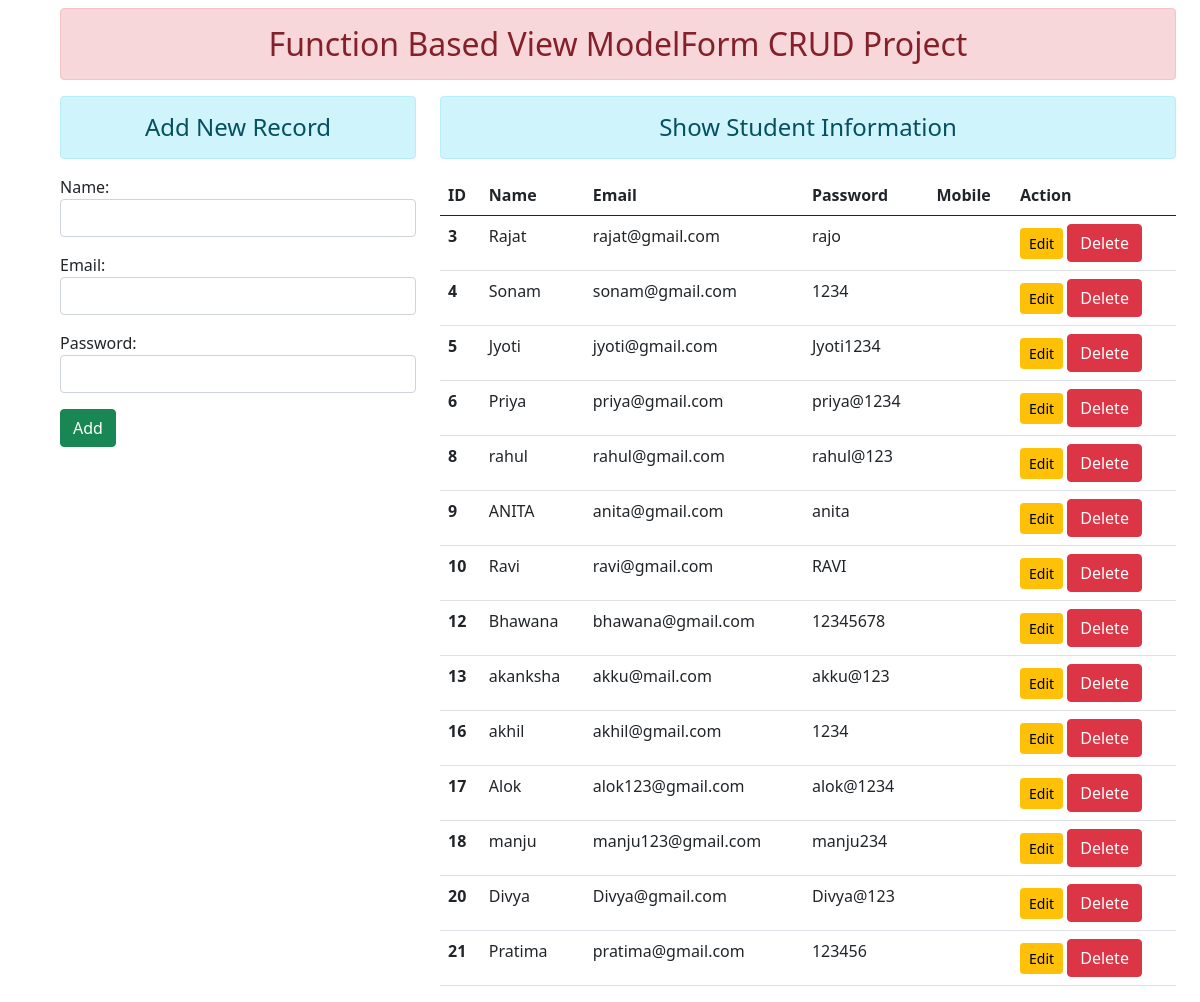
The page / on the database its author committed.
### crud/models.py (models this page shows)
class User(models.Model):
    name= models.CharField(max_length=70)
    email= models.EmailField(max_length=100)
    password= models.CharField(max_length=100)

### crud/views.py (the view)
# urls.py: path('', views.add_show, name="add"),
def add_show(request):
        fm=StudentRegistration(request.POST)
        if fm.is_valid():
            nm=fm.cleaned_data['name']
            em=fm.cleaned_data['email']
            pw=fm.cleaned_data['password']
            reg = User(name=nm, email=em, password=pw,)
            reg.save()
            fm=StudentRegistration()
        else:
            fm=StudentRegistration()
        stud=User.objects.all()
        return render(request, 'add.html', {'form':fm, 'stu':stud})

### crud/forms.py
class StudentRegistration(forms.ModelForm):
    class Meta:
        model=User
        fields= ['name', 'email', 'password',]
        widgets={
            'name':forms.TextInput(attrs={'class':'form-control'}),
            'email':forms.EmailInput(attrs={'class':'form-control'}),
            'password':forms.PasswordInput(render_value=True, attrs={'class':'form-control'}),
        }

### template/add.html (shortened to what this page needs)
{% extends 'home.html' %}
{% block content %}
    <div class="row">
        <div class="col-sm-4">
            <h4 class="text-center alert alert-info">
                Add New Record
            </h4>
            <form action ="" method="POST">
                {{form.as_p}}
                <input type="submit" class="btn btn-success" value="Add">
            </form>
        </div>
        <div class="col-sm-8">
            <h4 class="text-center alert alert-info">
                Show Student Information
            </h4>
            {% if stu %}
            <div class="table-responsive">
            <table class="table table-hover">
                <thead>
                  <tr>
                    <th scope="col">ID</th>
                    <th scope="col">Name</th>
                    <th scope="col">Email</th>
                    <th scope="col">Password</th>
                    <th scope="col">Mobile</th>
                    <th scope="col">Action</th>
                  </tr>
                </thead>
                <tbody>
                {% for st in stu %}
                  <tr>
                    <th scope="row">{{st.id}}</th>
                    <td>{{st.name}}</td>
                    <td>{{st.email}}</td>
                    <td>{{st.password}}</td>
                    <td>{{st.mobile}}</td>
                    <td>
                        <a href="{% url 'update' st.id %}" class="btn btn-warning btn-sm">Edit</a>
                        <form action="{% url 'delete' st.id %}" method="post" class="d-inline">
                            <input type="submit" class="btn btn-danger" value="Delete">
                        </form>
                    </td>
                  </tr>
                {% endfor %}
                </tbody>
            </table>
        </div>
            {% else %}
            <h4 class="text-center alert alert-warning">
                No Records
            </h4>
            {% endif %}
        </div>
    </div>
{% endblock content %}

### template/home.html (shortened to what this page needs)
<!DOCTYPE html>
{% load static %}
    <html lang="en">
        <head>
            <link rel="stylesheet" href="{% static 'crud/css/bootstrap.css' %}">
        </head>
        <body>
            <div class=" container mx-5">
                <h2 class="text-center alert alert-danger mt-2">
                    Function Based View ModelForm CRUD Project
                </h2>
                    {% block content %}
                    {% endblock content %}
            </div>
        </body>
</html>

### rows shown on the page
User: id "3", name "Rajat", email "rajat@gmail.com", password "rajo"
User: id "4", name "Sonam", email "sonam@gmail.com", password "1234"
User: id "5", name "Jyoti", email "jyoti@gmail.com", password "Jyoti1234"
User: id "6", name "Priya", email "priya@gmail.com", password "priya@1234"
User: id "8", name "rahul", email "rahul@gmail.com", password "rahul@123"
User: id "9", name "ANITA", email "anita@gmail.com", password "anita"
User: id "10", name "Ravi", email "ravi@gmail.com", password "RAVI"
User: id "12", name "Bhawana", email "bhawana@gmail.com", password "12345678"
User: id "13", name "akanksha", email "akku@mail.com", password "akku@123"
User: id "16", name "akhil", email "akhil@gmail.com", password "1234"
User: id "17", name "Alok", email "alok123@gmail.com", password "alok@1234"
User: id "18", name "manju", email "manju123@gmail.com", password "manju234"
User: id "20", name "Divya", email "Divya@gmail.com", password "Divya@123"
User: id "21", name "Pratima", email "pratima@gmail.com", password "123456"
